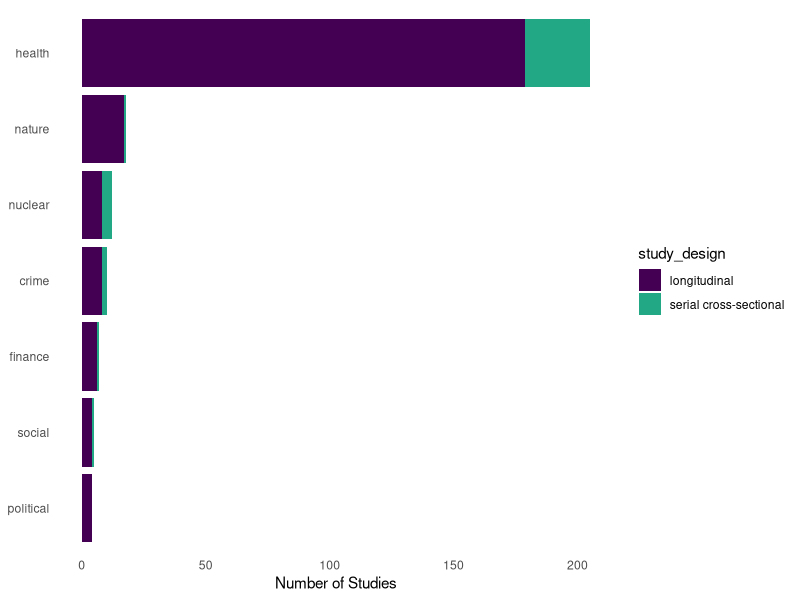
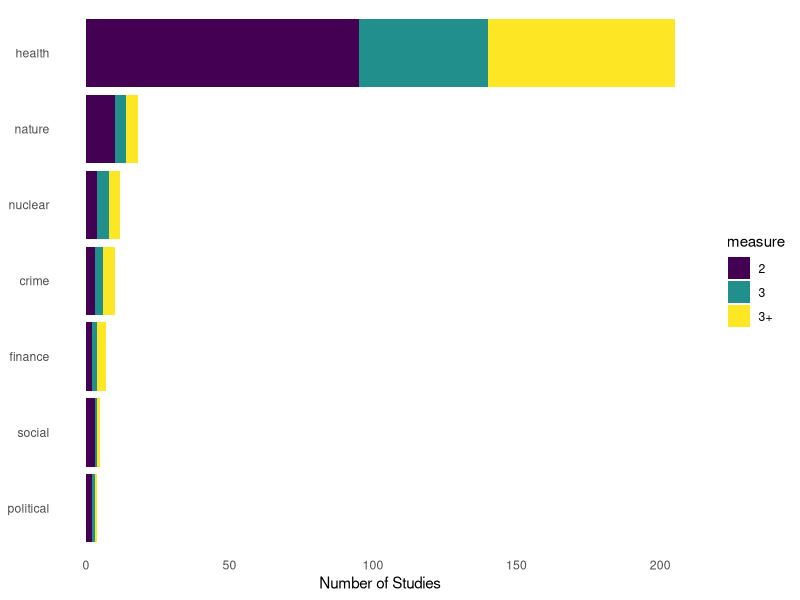
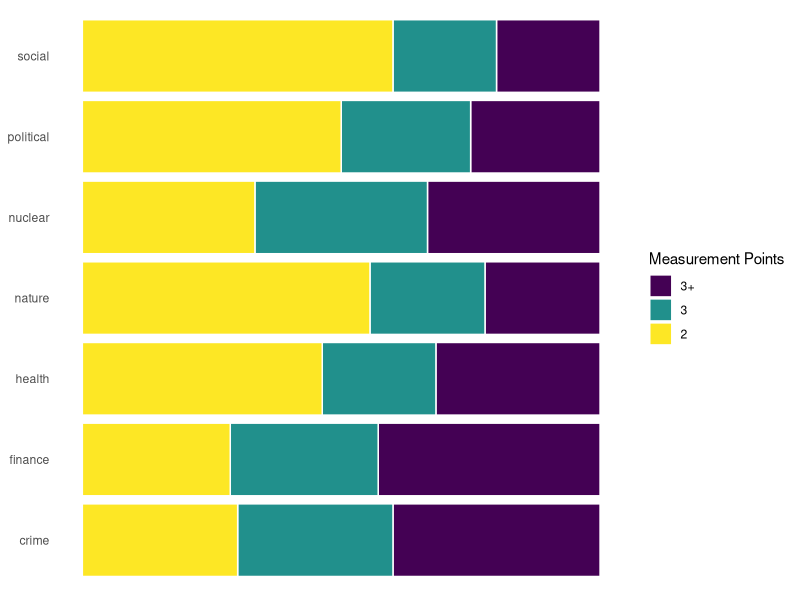
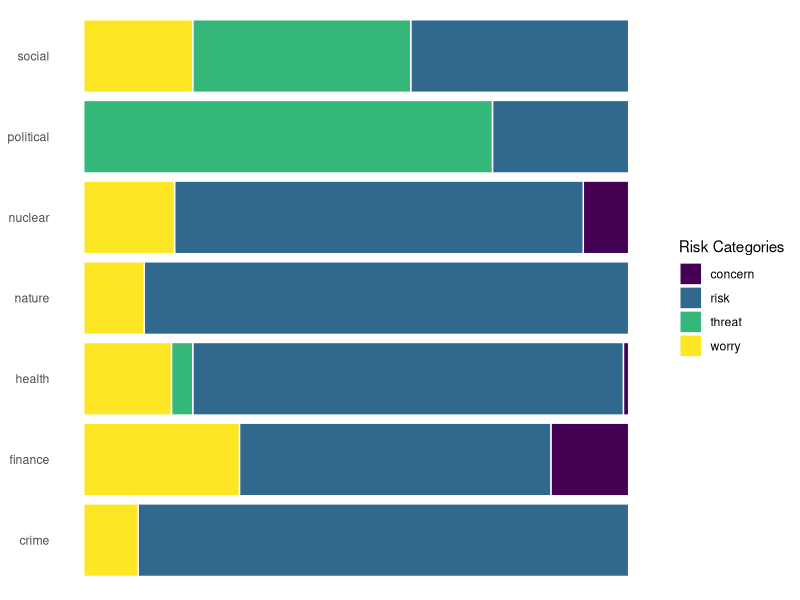
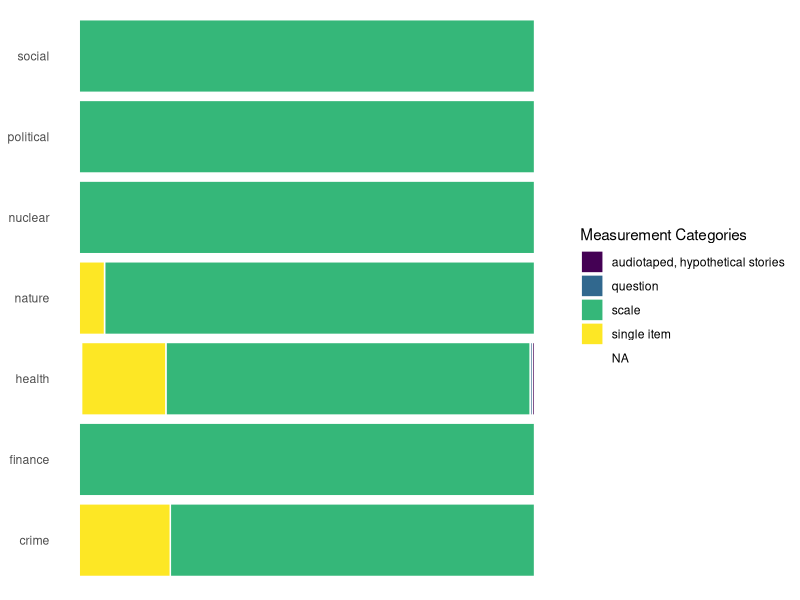
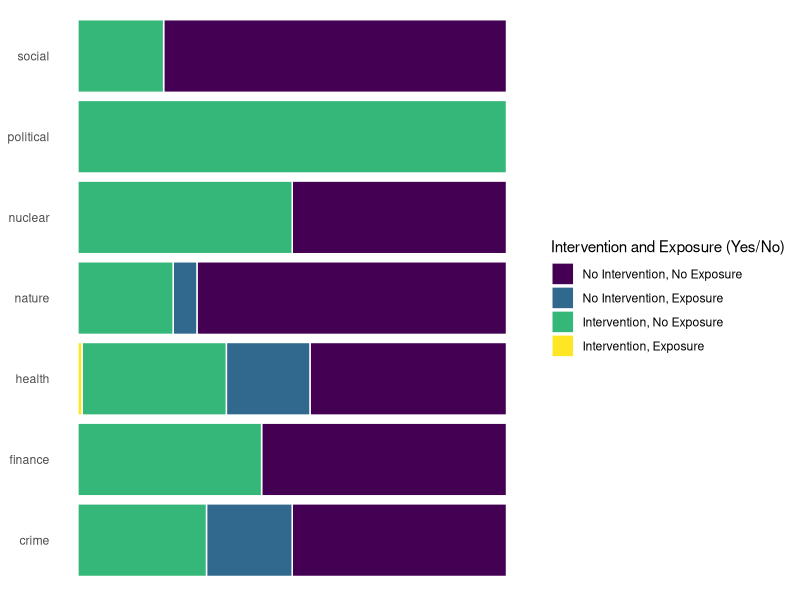
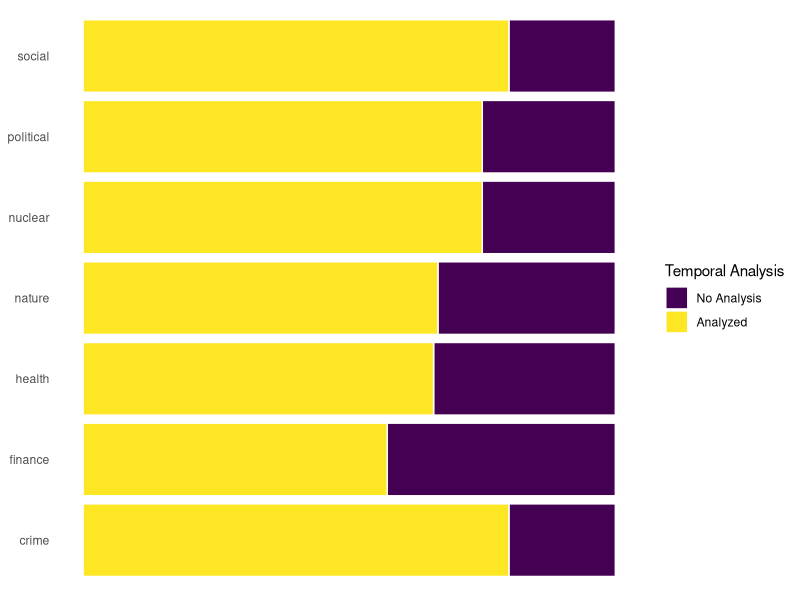
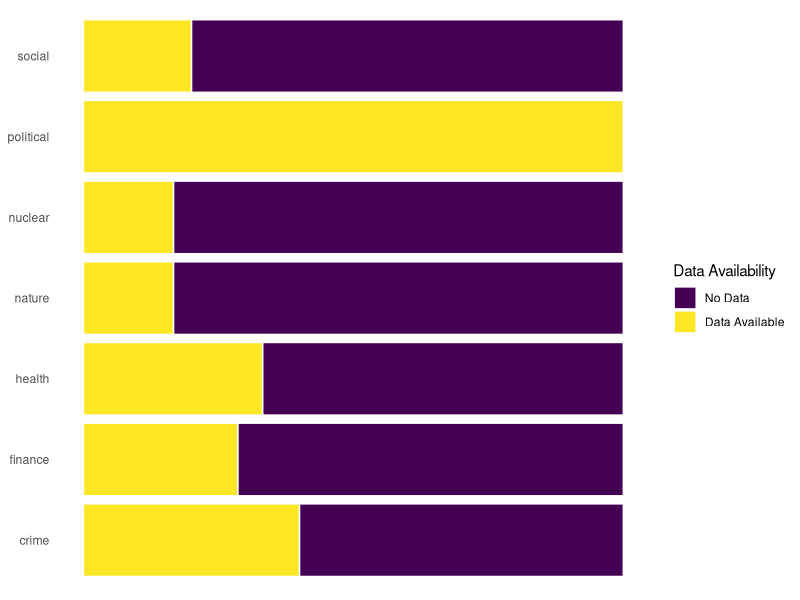

Recreate these plots in R, in order.
## ---- chunk 1
# PACKAGES ---------------------------------------------------------------
#load packages 
#install.packages("dplyr")
#install.packages("here")
#install.packages("viridis")
#install.packages("tidyverse")
library(dplyr)
library(here)
library(readr)
library(tidyverse)
library(ggplot2)
library(knitr)
library(viridis)

# PATH ---------------------------------------------------------------
#set working directory
setwd(here())
here("data/final.csv")
getwd()

# DATA ---------------------------------------------------------------
#Import the data set
df_final <- read_csv(here("data", "final.csv"))
## ---- chunk 2
## Table study design
table_study_design <- table(df_final$study_design)
print(table_study_design)
## ---- chunk 3
create_combined_horizontal_bar <- function(df) {
  columns_of_interest <- c('health', 'finance', 'political', 'crime', 'nature', 'nuclear', 'social')
  
  # Create a long-format data frame for ggplot
  df_long <- df %>%
    gather(key = "variable", value = "value", columns_of_interest) %>%
    filter(value == 1)  # Filter only rows where the value is 1
  
  # Arrange levels of 'variable' by count in ascending order
  df_long$variable <- factor(df_long$variable, levels = names(sort(table(df_long$variable), decreasing = FALSE)))
  
  # Define custom colors using hex color codes
  custom_colors <- c("#440154", "#22A884")  # Hex color codes without alpha
  
  # Plotting the horizontal bar plot using ggplot2
  ggplot(df_long, aes(x = value, y = variable, fill = study_design)) +
    geom_bar(stat = "identity", position = position_stack(reverse = TRUE), color = NA) +  # Reverse the stacking order
    scale_fill_manual(values = setNames(custom_colors, unique(df_long$study_design))) +  # Apply custom colors to study_design levels
    theme_minimal() +
    theme(panel.grid = element_blank(), panel.border = element_blank()) +  # Remove grid lines and borders
    labs(x = "Number of Studies", y = NULL, title = NULL) +  # Remove y-axis label and title
    xlab("Number of Studies")  # Set x-axis label
}
# Apply the function to df_final
create_combined_horizontal_bar(df_final)
## ---- chunk 4
df_final <- df_final %>%
  mutate(measure = ifelse(times_measured_1 == 2, "2",
                          ifelse(times_measured_1 == 3, "3", "3+")))

# Function to create a single horizontal bar plot for counts of 1
create_combined_horizontal_bar <- function(df) {
  columns_of_interest <- c('health', 'finance', 'political', 'crime', 'nature', 'nuclear', 'social')
  
  # Create a long-format data frame for ggplot
  df_long <- df %>%
    gather(key = "variable", value = "value", columns_of_interest) %>%
    filter(value == 1)  # Filter only rows where the value is 1
  
  # Arrange levels of 'variable' by count in ascending order
  df_long$variable <- factor(df_long$variable, levels = names(sort(table(df_long$variable), decreasing = FALSE)))
  
  # Plotting the horizontal bar plot using ggplot2 with Viridis color scale
  ggplot(df_long, aes(x = value, y = variable, fill = measure)) +
    geom_bar(stat = "identity", position = position_stack(reverse = TRUE), color = NA) +  # Reverse the stacking order
    scale_fill_viridis_d() +  # Use Viridis color palette for measure variable
    theme_minimal() +
    theme(panel.grid = element_blank(), panel.border = element_blank()) +  # Remove grid lines and borders
    labs(x = "Number of Studies", y = NULL, title = NULL) +  # Remove y-axis label and title
    xlab("Number of Studies")  # Set x-axis label
}

# Apply the function to df_final
create_combined_horizontal_bar(df_final)
## ---- chunk 5
create_combined_horizontal_bar <- function(df) {
  columns_of_interest <- c('health', 'finance', 'political', 'crime', 'nature', 'nuclear', 'social')
  
  # Create a long-format data frame for ggplot
  df_long <- df %>%
    gather(key = "variable", value = "value", columns_of_interest) %>%
    filter(value == 1)  # Filter only rows where the value is 1
  
  # Set the order of the levels for the 'measure' column
  df_long$measure <- factor(df_long$measure, levels = c("3+", "3", "2"))
  
  # Plotting the horizontal bar plot using ggplot2 with Viridis color scale
  ggplot(df_long, aes(x = variable, fill = as.factor(measure))) +
    geom_bar(position = "fill", stat = "count", color = "white") +
    coord_flip() +  # Flip the coordinates for a horizontal bar plot
    theme_minimal() +
    theme(panel.grid = element_blank(), panel.border = element_blank(),
          axis.text.x = element_blank(), axis.title.x = element_blank()) +  # Remove x-axis labels and title
    labs(x = NULL, y = NULL, title = NULL) +  # Remove axis labels and change title
    scale_fill_viridis_d(name = "Measurement Points")  # Use Viridis color palette and customize legend title
}

# Apply the function to df_final
create_combined_horizontal_bar(df_final)
## ---- chunk 6
#kind of risk (risk, concern, worry)
create_combined_horizontal_bar <- function(df) {
  columns_of_interest <- c('health', 'finance', 'political', 'crime', 'nature', 'nuclear', 'social')
  
  # Create a long-format data frame for ggplot
  df_long <- df %>%
    gather(key = "variable", value = "value", columns_of_interest) %>%
    filter(value == 1)  # Filter only rows where the value is 1
  
  # Plotting the horizontal bar plot using ggplot2 with Viridis color scale
  ggplot(df_long, aes(x = variable, fill = as.factor(risk_1))) +
    geom_bar(position = "fill", stat = "count", color = "white") +
    coord_flip() +  # Flip the coordinates for a horizontal bar plot
    theme_minimal() +
    theme(panel.grid = element_blank(), panel.border = element_blank(),
          axis.text.x = element_blank(), axis.title.x = element_blank()) +  # Remove x-axis labels and title
    labs(x = NULL, y = NULL, title = NULL) +  # Remove axis labels and change title
    scale_fill_viridis_d(name = "Risk Categories")  # Use Viridis color palette and customize legend title
}

# Apply the function to df_final
create_combined_horizontal_bar(df_final)
## ---- chunk 7
#### how measured (scale, single item, etc.)-----
create_combined_horizontal_bar <- function(df) {
  columns_of_interest <- c('health', 'finance', 'political', 'crime', 'nature', 'nuclear', 'social')
  
  # Create a long-format data frame for ggplot
  df_long <- df %>%
    gather(key = "variable", value = "value", columns_of_interest) %>%
    filter(value == 1)  # Filter only rows where the value is 1
  
  # Plotting the horizontal bar plot using ggplot2 with Viridis color scale
  ggplot(df_long, aes(x = variable, fill = as.factor(measured_1))) +
    geom_bar(position = "fill", stat = "count", color = "white") +
    coord_flip() +  # Flip the coordinates for a horizontal bar plot
    theme_minimal() +
    theme(panel.grid = element_blank(), panel.border = element_blank(),
          axis.text.x = element_blank(), axis.title.x = element_blank()) +  # Remove x-axis labels and title
    labs(x = NULL, y = NULL, title = NULL) +  # Remove axis labels and change title
    scale_fill_viridis_d(name = "Measurement Categories")  # Use Viridis color palette and customize legend title
}

# Apply the function to df_final
create_combined_horizontal_bar(df_final)
## ---- chunk 8
#exposure and intervention
create_combined_horizontal_bar <- function(df) {
  columns_of_interest <- c('health', 'finance', 'political', 'crime', 'nature', 'nuclear', 'social')
  
  # Create a long-format data frame for ggplot
  df_long <- df %>%
    gather(key = "variable", value = "value", columns_of_interest) %>%
    filter(value == 1)  # Filter only rows where the value is 1
  
  # Create a new factor combining intervention and exposure columns
  df_long$factor_combined <- interaction(df_long$intervention_yesno_1, df_long$exposure_yesno_1)
  
  # Plotting the horizontal bar plot using ggplot2 with Viridis color scale
  ggplot(df_long, aes(x = variable, fill = factor_combined)) +
    geom_bar(position = "fill", stat = "count", color = "white") +
    coord_flip() +  # Flip the coordinates for a horizontal bar plot
    theme_minimal() +
    theme(panel.grid = element_blank(), panel.border = element_blank(),
          axis.text.x = element_blank(), axis.title.x = element_blank()) +  # Remove x-axis labels and title
    labs(x = NULL, y = NULL, title = NULL) +  # Remove axis labels and change title
    scale_fill_viridis_d(name = "Intervention and Exposure (Yes/No)", labels = c(
      "No Intervention, No Exposure",
      "No Intervention, Exposure",
      "Intervention, No Exposure",
      "Intervention, Exposure"
    ))  # Use Viridis color palette and customize legend title
}

# Apply the function to df_final
create_combined_horizontal_bar(df_final)
## ---- chunk 9
# temporal analysis 
create_combined_horizontal_bar_temporal <- function(df) {
  columns_of_interest <- c('health', 'finance', 'political', 'crime', 'nature', 'nuclear', 'social')
  
  # Create a long-format data frame for ggplot
  df_long <- df %>%
    gather(key = "variable", value = "value", columns_of_interest) %>%
    filter(value == 1)  # Filter only rows where the value is 1
  
  # Create a new factor for temporal analysis column
  df_long$factor_combined <- as.factor(df_long$temporal_analysis_1)
  
  # Plotting the horizontal bar plot using ggplot2 with Viridis color scale
  ggplot(df_long, aes(x = variable, fill = factor_combined)) +
    geom_bar(position = "fill", stat = "count", color = "white") +
    coord_flip() +  # Flip the coordinates for a horizontal bar plot
    theme_minimal() +
    theme(panel.grid = element_blank(), panel.border = element_blank(),
          axis.text.x = element_blank(), axis.title.x = element_blank()) +  # Remove x-axis labels and title
    labs(x = NULL, y = NULL, title = NULL) +  # Remove axis labels and change title
    scale_fill_viridis_d(name = "Temporal Analysis", labels = c(
      "No Analysis",
      "Analyzed"
    ))  # Use Viridis color palette and customize legend title
}
# Apply the function to df_final
create_combined_horizontal_bar_temporal(df_final)
## ---- chunk 10
# data availability
# Create a new column data_availability_1
df_final$data_availability_1 <- as.integer(!is.na(df_final$data_availability) & df_final$data_availability != "")

create_combined_horizontal_bar_data <- function(df) {
  columns_of_interest <- c('health', 'finance', 'political', 'crime', 'nature', 'nuclear', 'social')
  
  # Create a long-format data frame for ggplot
  df_long <- df %>%
    gather(key = "variable", value = "value", columns_of_interest) %>%
    filter(value == 1)  # Filter only rows where the value is 1
  
  # Plotting the horizontal bar plot using ggplot2 with Viridis color scale
  ggplot(df_long, aes(x = variable, fill = as.factor(data_availability_1))) +
    geom_bar(position = "fill", stat = "count", color = "white") +
    coord_flip() +  # Flip the coordinates for a horizontal bar plot
    theme_minimal() +
    theme(panel.grid = element_blank(), panel.border = element_blank(),
          axis.text.x = element_blank(), axis.title.x = element_blank()) +  # Remove x-axis labels and title
    labs(x = NULL, y = NULL, title = NULL) +  # Remove axis labels and change title
    scale_fill_viridis_d(name = "Data Availability", labels = c(
      "No Data",
      "Data Available"
    ))  # Use Viridis color palette and customize legend title
}

# Apply the function to df_final
create_combined_horizontal_bar_data(df_final)
## ---- chunk 11
# Create a scatter plot with a correlation line
ggplot(df_final, aes(x = `test-retest_interval_1`, y = correlation_results_1, color = as.factor(health))) +
  geom_point() +  # Scatter plot
  geom_smooth(method = "lm", se = FALSE, color = viridis(1)) +  # Add a linear regression line
  scale_color_viridis_d(name = "Health") +  # Use Viridis color palette and set legend title
  theme_minimal() +  # Minimal theme
  labs(x = "Time Interval in days", y = "Correlation Results", title = NULL) +
  ylim(0, 1)
## ---- chunk 12
# Create a scatter plot with a correlation line
ggplot(df_final, aes(x = `test-retest_interval_1`, y = correlation_results_1, color = as.factor(health))) +
  geom_point() +  # Scatter plot
  geom_smooth(method = "lm", se = FALSE, color = viridis(1)) +  # Add a linear regression line
  scale_color_viridis_d(name = "Health") +  # Specify color for health values and set legend title
  theme_minimal() +  # Minimal theme
  theme(
    panel.background = element_rect(fill = "white"),  # Set background color to white
    panel.grid.major = element_blank(),  # Remove major grid lines
    panel.grid.minor = element_blank(),  # Remove minor grid lines
    axis.line = element_line(color = "black"),  # Set axis line color
    legend.position = "bottom"  # Position legend at the bottom
  ) +
  labs(x = "Time Interval in days", y = "Correlation Results", title = NULL) +  # Set axis labels and title
  ylim(0, 1)  # Set y-axis limits
## ---- chunk 13
# Function to create separate density plots for each category
create_separate_density_plots <- function(df) {
  columns_of_interest <- c('health', 'finance', 'political', 'crime', 'nature', 'nuclear', 'social')
  
  # Create a long-format data frame for ggplot
  df_long <- df %>%
    gather(key = "category", value = "value", columns_of_interest) %>%
    filter(value == 1)  # Filter only rows where the value is 1
  
  # Plotting the separate density plots using ggplot2 with Viridis color scale
  ggplot(df_long, aes(x = times_measured_1, fill = category)) +
    geom_density(alpha = 0.5) +  # Density plot with transparency
    facet_wrap(~category, scales = "free_y") +  # Separate plots for each category
    scale_fill_viridis_d(name = "Category") +  # Use Viridis color palette and set legend title
    theme_minimal() +
    theme(panel.grid = element_blank(), panel.border = element_blank()) +  # Remove grid lines and borders
    labs(x = "Times Measured", y = "Density", title = NULL) +  # Set labels
    xlim(0, 50)  # Set x-axis limits
}

# Apply the function to df_final
create_separate_density_plots(df_final)
## ---- chunk 14
# Function to create stacked density plots for each category
create_stacked_density_plots <- function(df) {
  columns_of_interest <- c('health', 'finance', 'political', 'crime', 'nature', 'nuclear', 'social')
  
  # Create a long-format data frame for ggplot
  df_long <- df %>%
    gather(key = "category", value = "value", columns_of_interest) %>%
    filter(value == 1)  # Filter only rows where the value is 1
  
  # Plotting the stacked density plots using ggplot2 with Viridis color scale
  ggplot(df_long, aes(x = times_measured_1, fill = category)) +
    geom_density(alpha = 0.5) +  # Density plot with transparency
    facet_grid(category ~ ., scales = "free_x", switch = "y") +  # Stacked plots with category names on the y-axis
    scale_fill_viridis_d(name = "Category") +  # Use Viridis color palette and set legend title
    theme_minimal() +
    theme(panel.grid = element_blank(), panel.border = element_blank()) +  # Remove grid lines and borders
    labs(x = "Times Measured", y = "Density", title = NULL) +  # Set labels
    xlim(0, 50)  # Set x-axis limits
}

# Apply the function to df_final
create_stacked_density_plots(df_final)
## ---- chunk 15
# Function to create stacked density plots for each category
create_stacked_density_plots <- function(df) {
  columns_of_interest <- c('health', 'finance', 'political', 'crime', 'nature', 'nuclear', 'social')
  
  # Create a long-format data frame for ggplot
  df_long <- df %>%
    gather(key = "category", value = "value", columns_of_interest) %>%
    filter(value == 1)  # Filter only rows where the value is 1
  
  # Plotting the stacked density plots using ggplot2 with Viridis color scale
  ggplot(df_long, aes(x = times_measured_1, fill = category)) +
    geom_density(alpha = 0.5) +  # Density plot with transparency
    facet_grid(category ~ ., scales = "free_x", switch = "y") +  # Stacked plots with category names on the y-axis
    scale_fill_viridis_d(name = "Category") +  # Use Viridis color palette and set legend title
    theme_minimal() +
    theme(panel.grid = element_blank(), panel.border = element_blank(), axis.text.y = element_blank()) +  # Remove grid lines, borders, and y-axis text
    labs(x = "Times Measured", y = "Density", title = NULL) +  # Set labels
    xlim(2, 10)  # Set x-axis limits
}
# Apply the function to df_final
create_stacked_density_plots(df_final)
## ---- chunk 16
# Function to create stacked density plots for each category
create_stacked_density_plots <- function(df) {
  columns_of_interest <- c('health', 'finance', 'political', 'crime', 'nature', 'nuclear', 'social')
  
  # Create a long-format data frame for ggplot
  df_long <- df %>%
    gather(key = "category", value = "value", columns_of_interest) %>%
    filter(value == 1)  # Filter only rows where the value is 1
  
  # Plotting the stacked density plots using ggplot2 with Viridis color scale
  ggplot(df_long, aes(x = sample_size_1, fill = category)) +
    geom_density(alpha = 0.5) +  # Density plot with transparency
    facet_grid(category ~ ., scales = "free_x", switch = "y") +  # Stacked plots with category names on the y-axis
    scale_fill_viridis_d(name = "Category") +  # Use Viridis color palette and set legend title
    theme_minimal() +
    theme(panel.grid = element_blank(), panel.border = element_blank(), axis.text.y = element_blank()) +  # Remove grid lines, borders, and y-axis text
    labs(x = "Sample Size", y = "Density", title = NULL) +  # Set labels
    xlim(0, 1000)  # Set x-axis limits
}

# Apply the function to df_final
create_stacked_density_plots(df_final)
## ---- chunk 17
# Create a new column by combining values from the three columns
df_final <- df_final %>%
  mutate(combined_column = paste(`test-retest_interval_1`, `temporal_trend_interval_1`, `mean_difference_interval_1`, sep = "_")) %>%
  mutate(combined_column = as.numeric(gsub("[^0-9.]", "", combined_column)))

# Function to create stacked density plots for each category with Viridis color scale
create_stacked_density_plots <- function(df) {
  columns_of_interest <- c('health', 'finance', 'political', 'crime', 'nature', 'nuclear', 'social')
  
  # Create a long-format data frame for ggplot
  df_long <- df %>%
    gather(key = "category", value = "value", columns_of_interest) %>%
    filter(value == 1)  # Filter only rows where the value is 1
  
  # Plotting the stacked density plots using ggplot2 with Viridis color scale
  ggplot(df_long, aes(x = combined_column, fill = category)) +
    geom_density(alpha = 0.5) +  # Density plot with transparency
    facet_grid(category ~ ., scales = "free_x", switch = "y") +  # Stacked plots with category names on the y-axis
    scale_fill_viridis_d() +  # Use Viridis color palette for fill
    theme_minimal() +
    theme(panel.grid = element_blank(), panel.border = element_blank(), axis.text.y = element_blank()) +  # Remove grid lines, borders, and y-axis text
    labs(x = "Time Interval", y = "Density", title = NULL) +  # Set labels
    xlim(2, 1000)  # Set x-axis limits
}

# Apply the function to df_final
create_stacked_density_plots(df_final)
## ---- chunk 18
create_stacked_density_plots <- function(df) {
  columns_of_interest <- c('health', 'finance', 'political', 'crime', 'nature', 'nuclear', 'social')
  
  # Create a long-format data frame for ggplot
  df_long <- df %>%
    gather(key = "category", value = "value", columns_of_interest) %>%
    filter(value == 1)  # Filter only rows where the value is 1
  
  # Plotting the stacked density plots using ggplot2 with Viridis color scale
  ggplot(df_long, aes(x = publication_year, fill = category)) +
    geom_density(alpha = 0.5) +  # Density plot with transparency
    facet_grid(category ~ ., scales = "free_x", switch = "y") +  # Stacked plots with category names on the y-axis
    scale_fill_viridis_d() +  # Use Viridis color palette for fill
    theme_minimal() +
    theme(panel.grid = element_blank(), panel.border = element_blank(), axis.text.y = element_blank()) +  # Remove grid lines, borders, and y-axis text
    labs(x = "Publication Year", y = "Density", title = NULL)  # Set labels
}

# Apply the function to df_final
create_stacked_density_plots(df_final)
## ---- chunk 19
create_stacked_density_plots_item <- function(df) {
  columns_of_interest <- c('health', 'finance', 'political', 'crime', 'nature', 'nuclear', 'social')
  
  # Create a long-format data frame for ggplot
  df_long <- df %>%
    gather(key = "category", value = "value", columns_of_interest) %>%
    filter(value == 1)  # Filter only rows where the value is 1
  
  # Plotting the stacked density plots using ggplot2 with Viridis color scale
  ggplot(df_long, aes(x = item_number_1, fill = category)) +
    geom_density(alpha = 0.5) +  # Density plot with transparency
    facet_grid(category ~ ., scales = "free_x", switch = "y") +  # Stacked plots with category names on the y-axis
    scale_fill_viridis_d() +  # Use Viridis color palette for fill
    theme_minimal() +
    theme(panel.grid = element_blank(), panel.border = element_blank(), axis.text.y = element_blank()) +  # Remove grid lines, borders, and y-axis text
    labs(x = "Item Number", y = "Density", title = NULL) +  # Set labels
    xlim(1, 10)  # Set x-axis limits
}

# Apply the function to df_final
create_stacked_density_plots_item(df_final)
## ---- chunk 20
create_stacked_density_plots_item <- function(df) {
  columns_of_interest <- c('health', 'finance', 'political', 'crime', 'nature', 'nuclear', 'social')
  
  # Create a long-format data frame for ggplot
  df_long <- df %>%
    gather(key = "category", value = "value", columns_of_interest) %>%
    filter(value == 1)  # Filter only rows where the value is 1
  
  # Plotting the stacked density plots using ggplot2 with Viridis color scale
  ggplot(df_long, aes(x = times_measured_1, fill = category)) +
    geom_density(alpha = 0.5) +  # Density plot with transparency
    facet_grid(category ~ ., scales = "free_x", switch = "y") +  # Stacked plots with category names on the y-axis
    scale_fill_viridis_d() +  # Use Viridis color palette for fill
    theme_minimal() +
    theme(panel.grid = element_blank(), panel.border = element_blank(), axis.text.y = element_blank()) +  # Remove grid lines, borders, and y-axis text
    labs(x = "Times Measured", y = "Density", title = NULL) +  # Set labels
    xlim(1, 10)  # Set x-axis limits
}
# Apply the function to df_final
create_stacked_density_plots_item(df_final)
## ---- chunk 21
create_stacked_density_plots_item <- function(df) {
  columns_of_interest <- c('health', 'finance', 'political', 'crime', 'nature', 'nuclear', 'social')
  
  # Create a long-format data frame for ggplot
  df_long <- df %>%
    gather(key = "category", value = "value", columns_of_interest) %>%
    filter(value == 1)  # Filter only rows where the value is 1
  
  # Plotting the stacked density plots using ggplot2 with Viridis color scale
  ggplot(df_long, aes(x = prop_female_1, fill = category)) +
    geom_density(alpha = 0.5) +  # Density plot with transparency
    facet_grid(category ~ ., scales = "free_x", switch = "y") +  # Stacked plots with category names on the y-axis
    scale_fill_viridis_d() +  # Use Viridis color palette for fill
    theme_minimal() +
    theme(panel.grid = element_blank(), panel.border = element_blank(), axis.text.y = element_blank()) +  # Remove grid lines, borders, and y-axis text
    labs(x = "Female Percentage", y = "Density", title = NULL) +  # Set labels
    xlim(0, 1)  # Set x-axis limits
}

# Apply the function to df_final
create_stacked_density_plots_item(df_final)
## ---- chunk 22
# Convert the column to numeric
df_final$mean_age_1 <- as.numeric(df_final$mean_age_1)
create_stacked_density_plots_item <- function(df) {
  columns_of_interest <- c('health', 'finance', 'political', 'crime', 'nature', 'nuclear', 'social')
  
  # Create a long-format data frame for ggplot
  df_long <- df %>%
    gather(key = "category", value = "value", columns_of_interest) %>%
    filter(value == 1)  # Filter only rows where the value is 1
  
  # Plotting the stacked density plots using ggplot2
  ggplot(df_long, aes(x = mean_age_1, fill = category)) +
    geom_density(alpha = 0.5) +  # Density plot with transparency
    facet_grid(category ~ ., scales = "free_x", switch = "y") +  # Stacked plots with category names on the y-axis
    scale_fill_viridis_d() +  # Specify colors for each category
    theme_minimal() +
    theme(panel.grid = element_blank(), panel.border = element_blank(), axis.text.y = element_blank()) +  # Remove grid lines, borders, and y-axis text
    labs(x = "mean age", y = "Density", title = NULL) +  # Set labels
    xlim(4, 70)  # Set x-axis limits
}

# Apply the function to df_final
create_stacked_density_plots_item(df_final)
## ---- chunk 23
# Combine the correlation results columns into one
correlation_results <- c(df_final$correlation_results_1, df_final$correlation_results_1.1,
                         df_final$correlation_results_1.2, df_final$correlation_results_1.3,
                         df_final$correlation_results_1.4, df_final$correlation_results_1.5,
                         df_final$correlation_results_1.6, df_final$correlation_results_1.7,
                         df_final$correlation_results_1.8)

# Create a dataframe with two columns: correlation_results and test_retest_interval_1
correlation_1 <- data.frame(correlation_results, `test-retest_interval_1` = df_final$`test-retest_interval_1`)

colnames(correlation_1) <- c("correlation_results", "correlation_interval_1")

# Remove rows with NAs from correlation dataframe
correlation_1 <- na.omit(correlation_1)



# Combine the correlation_2 results columns into one
correlation_results <- c(df_final$correlation_results_2)

# Create a dataframe with two columns: correlation_results and test_retest_interval_1
correlation_2 <- data.frame(correlation_results, `test-retest_interval_2` = df_final$`test-retest_interval_2`)

colnames(correlation_2) <- c("correlation_results", "correlation_interval_1")

correlation_2 <- na.omit(correlation_2)



# Combine the correlation_3 results columns into one
correlation_results <- c(df_final$correlation_results_3)

# Create a dataframe with two columns: correlation_results and test_retest_interval_1
correlation_3 <- data.frame(correlation_results, `test-retest_interval_3` = df_final$`test-retest_interval_3`)

colnames(correlation_3) <- c("correlation_results", "correlation_interval_1")

correlation_3 <- na.omit(correlation_3)



# Combine the correlation_4 results columns into one
correlation_results <- c(df_final$correlation_results_4)

# Create a dataframe with two columns: correlation_results and test_retest_interval_1
correlation_4 <- data.frame(correlation_results, `test-retest_interval_4` = df_final$`test-retest_interval_4`)

colnames(correlation_4) <- c("correlation_results", "correlation_interval_1")

correlation_4 <- na.omit(correlation_4)



# Combine the correlation_5 results columns into one
correlation_results <- c(df_final$correlation_results_5)

# Create a dataframe with two columns: correlation_results and test_retest_interval_1
correlation_5 <- data.frame(correlation_results, `test-retest_interval_5` = df_final$`test-retest_interval_5`)

colnames(correlation_5) <- c("correlation_results", "correlation_interval_1")

correlation_5 <- na.omit(correlation_5)



# Assuming correlation_2 has the same structure as correlation (two columns: correlation_results and correlation_interval_1)
correlation <- rbind(correlation_1, correlation_2, correlation_3, correlation_4, correlation_5 )
## ---- chunk 24
# Plot the two columns against each other with x-axis limited to 800 and a correlation line
ggplot(correlation, aes(x = correlation_interval_1, y = correlation_results)) +
  geom_point() +
  geom_smooth(method = "lm", se = FALSE, color = viridis(1)) + # Add correlation line
  labs(x = "Correlation Interval", y = "Correlation Results") +
  xlim(0, 800) +
  ylim(0,1)
## ---- chunk 25
# Calculate correlation coefficient
correlation_coefficient <- cor(correlation$correlation_interval_1, correlation$correlation_results)

# Plot the two columns against each other with x-axis limited to 800 and a correlation line
ggplot(correlation, aes(x = correlation_interval_1, y = correlation_results)) +
  geom_point() +
  geom_smooth(method = "lm", se = FALSE, color = viridis(1)) + # Add correlation line
  annotate("text", x = 400, y = 0.75, 
           label = paste("Correlation coefficient:", round(correlation_coefficient, 2)), 
           color = viridis(1), size = 4) +  # Add correlation coefficient annotation
  labs(x = "Correlation Interval", y = "Correlation Results") +
  xlim(0, 800) +
  ylim(0, 1)
  theme(panel.background = element_rect(fill = "white"))  # Set background color to white


####minimal indication that over time the correlation coefficient decreases. 



